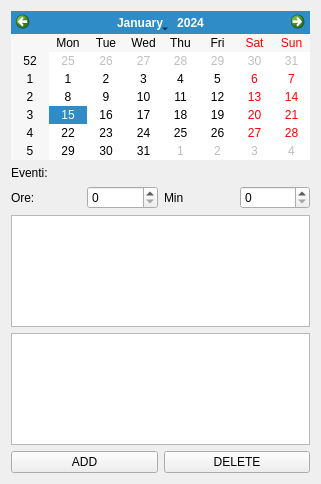
<?xml version="1.0" encoding="UTF-8"?>
<ui version="4.0">
 <class>Agenda</class>
 <widget class="QWidget" name="Agenda">
  <property name="geometry">
   <rect>
    <x>0</x>
    <y>0</y>
    <width>321</width>
    <height>484</height>
   </rect>
  </property>
  <property name="windowTitle">
   <string>Agenda</string>
  </property>
  <layout class="QVBoxLayout" name="verticalLayout">
   <item>
    <widget class="QCalendarWidget" name="calendar"/>
   </item>
   <item>
    <widget class="QLabel" name="label">
     <property name="text">
      <string>Eventi:</string>
     </property>
    </widget>
   </item>
   <item>
    <layout class="QHBoxLayout" name="horizontalLayout">
     <item>
      <widget class="QLabel" name="label_3">
       <property name="text">
        <string>Ore:</string>
       </property>
      </widget>
     </item>
     <item>
      <widget class="QSpinBox" name="hours">
       <property name="maximum">
        <number>23</number>
       </property>
      </widget>
     </item>
     <item>
      <widget class="QLabel" name="label_2">
       <property name="text">
        <string>Min</string>
       </property>
      </widget>
     </item>
     <item>
      <widget class="QSpinBox" name="spinBox_2">
       <property name="maximum">
        <number>59</number>
       </property>
      </widget>
     </item>
    </layout>
   </item>
   <item>
    <widget class="QListWidget" name="listWidget"/>
   </item>
   <item>
    <widget class="QTextEdit" name="textEdit"/>
   </item>
   <item>
    <layout class="QHBoxLayout" name="horizontalLayout_2">
     <item>
      <widget class="QPushButton" name="buttonEdit">
       <property name="text">
        <string>ADD</string>
       </property>
      </widget>
     </item>
     <item>
      <widget class="QPushButton" name="pushButton">
       <property name="text">
        <string>DELETE</string>
       </property>
      </widget>
     </item>
    </layout>
   </item>
  </layout>
 </widget>
 <layoutdefault spacing="6" margin="11"/>
 <resources/>
 <connections/>
</ui>
